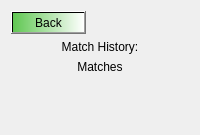
      <widget class="QWidget" name="page_Profile">
       <layout class="QGridLayout" name="gridLayout_18" columnstretch="0">
        <item row="0" column="0">
         <layout class="QVBoxLayout" name="verticalLayout_14" stretch="1,5,6">
          <property name="bottomMargin">
           <number>50</number>
          </property>
          <item>
           <layout class="QHBoxLayout" name="horizontalLayout_19">
            <item>
             <widget class="QPushButton" name="pushButton_3">
              <property name="styleSheet">
               <string notr="true">background-color: qlineargradient(spread:pad, x1:0, y1:0, x2:1, y2:0, stop:0 rgba(96, 199, 82, 255), stop:1 rgba(255, 255, 255, 255));</string>
              </property>
              <property name="text">
               <string>Back</string>
              </property>
             </widget>
            </item>
            <item>
             <spacer name="horizontalSpacer_42">
              <property name="orientation">
               <enum>Qt::Horizontal</enum>
              </property>
              <property name="sizeHint" stdset="0">
               <size>
                <width>40</width>
                <height>20</height>
               </size>
              </property>
             </spacer>
            </item>
           </layout>
          </item>
          <item>
           <widget class="QLabel" name="label_17">
            <property name="text">
             <string>Match History:</string>
            </property>
            <property name="alignment">
             <set>Qt::AlignCenter</set>
            </property>
           </widget>
          </item>
          <item>
           <widget class="QLabel" name="label_18">
            <property name="text">
             <string>Matches</string>
            </property>
            <property name="alignment">
             <set>Qt::AlignCenter</set>
            </property>
           </widget>
          </item>
         </layout>
        </item>
       </layout>
      </widget>
